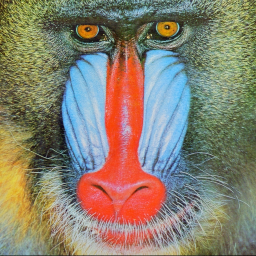
//> input picture mandrill.bmp, 256 x 256 px
$ ./Vision_Test   (built with g++ and OpenCV 4)
//> lines starting //> are read from the running program, lines starting //| are printed output that depends on the picture
### SaliencyFT.h
#ifndef _SALIENCY_FT_H_
#define _SALIENCY_FT_H_

#include "Data.h"
#include "GaussianBlur.h"

void SaliencyDetectionUsingFT(IplImage *inputImage, unsigned char *saliencyImage)
{
	int imageW = inputImage->width;
	int imageH = inputImage->height;

	memset(RED_FT, 0, sizeof(RED_FT));
	memset(GREEN_FT, 0, sizeof(GREEN_FT));
	memset(BLUE_FT, 0, sizeof(BLUE_FT));

	register int i, j;

	int index = 0;

	//RGB to LAB Color
	for(i=0; i<imageH; i++)
	{
		index = i*imageW;

		for(j=0; j<imageW; j++)
		{
			unsigned char red = (unsigned char)inputImage->imageData[(i*inputImage->widthStep)+j*3+2];
			unsigned char green = (unsigned char)inputImage->imageData[(i*inputImage->widthStep)+j*3+1];
			unsigned char blue = (unsigned char)inputImage->imageData[(i*inputImage->widthStep)+j*3+0];

			RED_FT[index+j] = SAT_UCHAR(red);
			GREEN_FT[index+j] = SAT_UCHAR(green);
			BLUE_FT[index+j] = SAT_UCHAR(blue);

		}
	}

	memset(LCOLOR_FT, 0, sizeof(LCOLOR_FT));
	memset(ACOLOR_FT, 0, sizeof(ACOLOR_FT));
	memset(BCOLOR_FT, 0, sizeof(BCOLOR_FT));

	int totalSize = IMAGE_SIZE;

	for(j=0; j<totalSize; j++)
	{
		int sR = RED_FT[j];
		int sG = GREEN_FT[j];
		int sB = BLUE_FT[j];

		float R = sR/255.0f;
		float G = sG/255.0f;
		float B = sB/255.0f;

		float r, g, b;

		if (R <= 0.04f)
		{
			r = R / 12.92f;
		}
		else
		{
			r = pow((R + 0.05f) / 1.05f, 2.4f);
		}


		if (G <= 0.04f)
		{
			g = G / 12.92f;
		}
		else
		{
			g = pow((G + 0.05f) / 1.05f, 2.4f);
		}

		if (B <= 0.04f)
		{
			b = B / 12.92f;
		}

		else
		{
			b = pow((B + 0.05f) / 1.05f, 2.4f);
		}

		float X = r * 0.41f + g * 0.35f + b * 0.18f;
		float Y = r * 0.21f + g * 0.71f + b * 0.07f;
		float Z = r * 0.01f + g * 0.11f + b * 0.95f;

		float epsilon = 0.008f;
		float kappa = 903.3f;

		float Xr = 0.95f;
		float Yr = 1.0f;
		float Zr = 1.08f;
		float factor = 0.33f;

		float xr = X / Xr;
		float yr = Y / Yr;
		float zr = Z / Zr;

		float fx, fy, fz;

		if (xr > epsilon)
		{
			fx = pow(xr, factor);
		}
		else
		{
			fx = (kappa * xr + 16.0f) / 116.0f;
		}

		if (yr > epsilon)
		{
			fy = pow(yr, factor);
		}
		else
		{
			fy = (kappa * yr + 16.0f) / 116.0f;
		}

		if (zr > epsilon)
		{
			fz = pow(zr, factor);
		}
		else
		{
			fz = (kappa * zr + 16.0f) / 116.0f;
		}

		LCOLOR_FT[j] = 116.0f * fy - 16.0f;
		ACOLOR_FT[j] = 500.0f * (fx - fy);
		BCOLOR_FT[j] = 200.0f * (fy - fz);

	}

	float sumL = 0.0f, sumA = 0.0f, sumB = 0.0f;
	float avgL = 0.0f, avgA = 0.0f, avgB = 0.0f;

	for(i=0; i<totalSize; i++)
	{
		sumL += LCOLOR_FT[i];
		sumA += ACOLOR_FT[i];
		sumB += BCOLOR_FT[i];
	}

	avgL = sumL/(float)totalSize;
	avgA = sumA/(float)totalSize;
	avgB = sumB/(float)totalSize;

	memset(SALIENCY_MAP_FT, 0, sizeof(SALIENCY_MAP_FT));

	memset(LCOLOR_SMOOTH_FT, 0, sizeof(LCOLOR_SMOOTH_FT));
	memset(ACOLOR_SMOOTH_FT, 0, sizeof(ACOLOR_SMOOTH_FT));
	memset(BCOLOR_SMOOTH_FT, 0, sizeof(BCOLOR_SMOOTH_FT));

	//Gaussian Blur
	GaussianBlurUsing3by3(LCOLOR_FT, LCOLOR_SMOOTH_FT, imageW, imageH);
	GaussianBlurUsing3by3(ACOLOR_FT, ACOLOR_SMOOTH_FT, imageW, imageH);
	GaussianBlurUsing3by3(BCOLOR_FT, BCOLOR_SMOOTH_FT,  imageW, imageH);

	//Saliency Map
	for(i=0; i<totalSize; i++)
	{
		SALIENCY_MAP_FT[i] = (LCOLOR_SMOOTH_FT[i]-avgL)*(LCOLOR_SMOOTH_FT[i]-avgL) +
							 (ACOLOR_SMOOTH_FT[i]-avgA)*(ACOLOR_SMOOTH_FT[i]-avgA) +
							 (BCOLOR_SMOOTH_FT[i]-avgB)*(BCOLOR_SMOOTH_FT[i]-avgB);
	}

	//Normalization
	float maxVal = 0.0f;
	float minVal = (1 << 30);

	for(i=0; i<totalSize; i++)
	{
		if( maxVal < SALIENCY_MAP_FT[i] )
		{
			maxVal = SALIENCY_MAP_FT[i];
		}

		if( minVal > SALIENCY_MAP_FT[i] )
		{
			minVal = SALIENCY_MAP_FT[i];
		}
	}

	float range = maxVal-minVal;

	if( 0 == range )
	{
		range = 1.0f;
	}

	for(i=0; i<totalSize; i++)
	{
		saliencyImage[i] = SAT_UCHAR(((255.0f*(SALIENCY_MAP_FT[i]-minVal))/range)+0.5f);
	}

}

#endif

### GaussianBlur.h
#ifndef _GAUSSIAN_BLUR_H_
#define _GAUSSIAN_BLUR_H_

#include "Param.h"

void GaussianBlurUsing3by3(const float *inImage, float *outImage, const int width, const int height)
{
	float tempImage[IMAGE_SIZE] = {0, };

	int index = 0;

	register int r, c, cc, rr;

	float kernel[3] = {1.0f, 2.0f, 1.0f};

	float kernelSum = 0.0f;

	float sum = 0.0f;

	for(r=0; r<height; r++)
	{
		for(c=0; c<width; c++)
		{
			kernelSum = 0.0f;
			sum = 0.0f;

			for(cc=-1; cc<=1; cc++)
			{
				if (((c + cc) >= 0) && ((c + cc) < width))
				{
					sum += inImage[r*width+(c+cc)] * kernel[1+cc];
					kernelSum += kernel[1+cc];
				}
			}

			tempImage[index] = sum/kernelSum;
			index++;
		}
	}


	index = 0;

	for(r=0; r<height; r++)
	{
		for(c=0; c<width; c++)
		{
			kernelSum = 0.0f;
			sum = 0.0f;

			for(rr=-1; rr<=1; rr++)
			{
				if (((r+rr) >= 0) && ((r+rr) < height))
				{
					sum += tempImage[(r+rr)*width+c]*kernel[1+rr];
					kernelSum += kernel[1+rr];
				}
			}

			outImage[index] = sum/kernelSum;
			index++;
		}
	}

}

#endif

### Data.h
#ifndef _DATA_H_
#define _DATA_H_

//1. MAXIMUM SYMMETRIC SURROUND SALIENCY DETECTION
//RGB Color
static unsigned char RED_MSS[IMAGE_SIZE] = {0, };
static unsigned char GREEN_MSS[IMAGE_SIZE] = {0, };
static unsigned char BLUE_MSS[IMAGE_SIZE] = {0, };

//LAB Color
static float LCOLOR_MSS[IMAGE_SIZE] = {0, };
static float ACOLOR_MSS[IMAGE_SIZE] = {0, };
static float BCOLOR_MSS[IMAGE_SIZE] = {0, };

//Smoothed LAB Color
static float LCOLOR_SMOOTH_MSS[IMAGE_SIZE] = {0, };
static float ACOLOR_SMOOTH_MSS[IMAGE_SIZE] = {0, };
static float BCOLOR_SMOOTH_MSS[IMAGE_SIZE] = {0, };

//LAB Color Integral Image
static float INTEGRAL_L_IMAGE_MSS[IMAGE_HEIGHT][IMAGE_WIDTH] = {0, };
static float INTEGRAL_A_IMAGE_MSS[IMAGE_HEIGHT][IMAGE_WIDTH] = {0, };
static float INTEGRAL_B_IMAGE_MSS[IMAGE_HEIGHT][IMAGE_WIDTH] = {0, };

//Result Saliency Image
static float SALIENCY_MAP_MSS[IMAGE_SIZE] = {0, };


//2. FREQUENCY TUNDED SALIENCY DETECTION
//RGB Color
static unsigned char RED_FT[IMAGE_SIZE] = {0, };
static unsigned char GREEN_FT[IMAGE_SIZE] = {0, };
static unsigned char BLUE_FT[IMAGE_SIZE] = {0, };

//LAB Color
static float LCOLOR_FT[IMAGE_SIZE] = {0, };
static float ACOLOR_FT[IMAGE_SIZE] = {0, };
static float BCOLOR_FT[IMAGE_SIZE] = {0, };

//Smoothed LAB Color
static float LCOLOR_SMOOTH_FT[IMAGE_SIZE] = {0, };
static float ACOLOR_SMOOTH_FT[IMAGE_SIZE] = {0, };
static float BCOLOR_SMOOTH_FT[IMAGE_SIZE] = {0, };

//Result Saliency Image
static float SALIENCY_MAP_FT[IMAGE_SIZE] = {0, };

#endif

### SaliencyMSS.h
#ifndef _SALIENCY_MSS_H_
#define _SALIENCY_MSS_H_

#include "Data.h"
#include "GaussianBlur.h"

void CreateIntegralImage(const float *inputImage, const int width, const int height, float integralImage[IMAGE_HEIGHT][IMAGE_WIDTH])
{

	register int i, j;

	int index = 0;

	for(j=0; j<height; j++)
	{
		float sumRow = 0.0f;

		for(i=0; i<width; i++)
		{
			sumRow += inputImage[index];
			index++;

			if(0 == j)
			{
				integralImage[j][i] = sumRow;
			}

			else
			{
				integralImage[j][i] = integralImage[j-1][i]+sumRow;
			}

		}

	}

}


float GetIntegralSum(const float integralImage[IMAGE_HEIGHT][IMAGE_WIDTH], const int& x1, const int& y1, const int& x2, const int& y2)
{
	float sum = 0.0f;

	if (x1-1<0 && y1-1<0)
	{
		sum = integralImage[y2][x2];
	}

	else if (x1-1<0)
	{
		sum = integralImage[y2][x2]-integralImage[y1-1][x2];
	}

	else if (y1-1<0)
	{
		sum = integralImage[y2][x2]-integralImage[y2][x1-1];
	}

	else
	{
		sum = integralImage[y2][x2]+integralImage[y1-1][x1-1]-integralImage[y1-1][x2]-integralImage[y2][x1-1];
	}

	return sum;

}


void SaliencyDetectionUsingMSS(IplImage *inputImage, unsigned char *saliencyImage)
{
	int imageW = inputImage->width;
	int imageH = inputImage->height;

	memset(RED_MSS, 0, sizeof(RED_MSS));
	memset(GREEN_MSS, 0, sizeof(GREEN_MSS));
	memset(BLUE_MSS, 0, sizeof(BLUE_MSS));

	register int i, j;

	int index = 0;

	//RGB to LAB Color
	for(i=0; i<imageH; i++)
	{
		index = i*imageW;

		for(j=0; j<imageW; j++)
		{
			unsigned char red = (unsigned char)inputImage->imageData[(i*inputImage->widthStep)+j*3+2];
			unsigned char green = (unsigned char)inputImage->imageData[(i*inputImage->widthStep)+j*3+1];
			unsigned char blue = (unsigned char)inputImage->imageData[(i*inputImage->widthStep)+j*3+0];

			RED_MSS[index+j] = SAT_UCHAR(red);
			GREEN_MSS[index+j] = SAT_UCHAR(green);
			BLUE_MSS[index+j] = SAT_UCHAR(blue);

		}
	}

	memset(LCOLOR_MSS, 0, sizeof(LCOLOR_MSS));
	memset(ACOLOR_MSS, 0, sizeof(ACOLOR_MSS));
	memset(BCOLOR_MSS, 0, sizeof(BCOLOR_MSS));

	int totalSize = IMAGE_SIZE;

	for(j=0; j<totalSize; j++)
	{
		int sR = RED_MSS[j];
		int sG = GREEN_MSS[j];
		int sB = BLUE_MSS[j];

		float R = sR/255.0f;
		float G = sG/255.0f;
		float B = sB/255.0f;

		float r, g, b;

		if (R <= 0.04f)
		{
			r = R / 12.92f;
		}
		else
		{
			r = pow((R + 0.05f) / 1.05f, 2.4f);
		}


		if (G <= 0.04f)
		{
			g = G / 12.92f;
		}
		else
		{
			g = pow((G + 0.05f) / 1.05f, 2.4f);
		}

		if (B <= 0.04f)
		{
			b = B / 12.92f;
		}

		else
		{
			b = pow((B + 0.05f) / 1.05f, 2.4f);
		}

		float X = r * 0.41f + g * 0.35f + b * 0.18f;
		float Y = r * 0.21f + g * 0.71f + b * 0.07f;
		float Z = r * 0.01f + g * 0.11f + b * 0.95f;

		float epsilon = 0.008f;
		float kappa = 903.3f;

		float Xr = 0.95f;
		float Yr = 1.0f;
		float Zr = 1.08f;
		float factor = 0.33f;

		float xr = X / Xr;
		float yr = Y / Yr;
		float zr = Z / Zr;

		float fx, fy, fz;

		if (xr > epsilon)
		{
			fx = pow(xr, factor);
		}
		else
		{
			fx = (kappa * xr + 16.0f) / 116.0f;
		}

		if (yr > epsilon)
		{
			fy = pow(yr, factor);
		}
		else
		{
			fy = (kappa * yr + 16.0f) / 116.0f;
		}

		if (zr > epsilon)
		{
			fz = pow(zr, factor);
		}
		else
		{
			fz = (kappa * zr + 16.0f) / 116.0f;
		}

		LCOLOR_MSS[j] = 116.0f * fy - 16.0f;
		ACOLOR_MSS[j] = 500.0f * (fx - fy);
		BCOLOR_MSS[j] = 200.0f * (fy - fz);

	}

	memset(LCOLOR_SMOOTH_MSS, 0, sizeof(LCOLOR_SMOOTH_MSS));
	memset(ACOLOR_SMOOTH_MSS, 0, sizeof(ACOLOR_SMOOTH_MSS));
	memset(BCOLOR_SMOOTH_MSS, 0, sizeof(BCOLOR_SMOOTH_MSS));

	//Gaussian Blur
	GaussianBlurUsing3by3(LCOLOR_MSS, LCOLOR_SMOOTH_MSS, imageW, imageH);
	GaussianBlurUsing3by3(ACOLOR_MSS, ACOLOR_SMOOTH_MSS, imageW, imageH);
	GaussianBlurUsing3by3(BCOLOR_MSS, BCOLOR_SMOOTH_MSS, imageW, imageH);

	memset(INTEGRAL_L_IMAGE_MSS, 0, sizeof(INTEGRAL_L_IMAGE_MSS));
	memset(INTEGRAL_A_IMAGE_MSS, 0, sizeof(INTEGRAL_A_IMAGE_MSS));
	memset(INTEGRAL_B_IMAGE_MSS, 0, sizeof(INTEGRAL_B_IMAGE_MSS));

	//Integral Image
	CreateIntegralImage(LCOLOR_MSS, imageW, imageH, INTEGRAL_L_IMAGE_MSS);
	CreateIntegralImage(ACOLOR_MSS, imageW, imageH, INTEGRAL_A_IMAGE_MSS);
	CreateIntegralImage(BCOLOR_MSS, imageW, imageH, INTEGRAL_B_IMAGE_MSS);

	memset(SALIENCY_MAP_MSS, 0, sizeof(SALIENCY_MAP_MSS));

	index = 0;

	//Saliency Map
	for(int j=0; j<imageH; j++)
	{
		int yoff = FIND_MIN(j, imageH-j);
		int y1 = FIND_MAX(j-yoff, 0);
		int y2 = FIND_MIN(j+yoff, imageH-1);

		for(int k=0; k<imageW; k++)
		{
			int xoff = FIND_MIN(k, imageW-k);
			int x1 = FIND_MAX(k-xoff, 0);
			int x2 = FIND_MIN(k+xoff, imageW-1);

			float area = (x2-x1+1)*(y2-y1+1);

			float lVal = GetIntegralSum(INTEGRAL_L_IMAGE_MSS, x1, y1, x2, y2) / area;
			float aVal = GetIntegralSum(INTEGRAL_A_IMAGE_MSS, x1, y1, x2, y2) / area;
			float bVal = GetIntegralSum(INTEGRAL_B_IMAGE_MSS, x1, y1, x2, y2) / area;

			SALIENCY_MAP_MSS[index] = (lVal - LCOLOR_SMOOTH_MSS[index]) * (lVal - LCOLOR_SMOOTH_MSS[index]) +
				                      (aVal - ACOLOR_SMOOTH_MSS[index]) * (aVal - ACOLOR_SMOOTH_MSS[index]) +
				                      (bVal - BCOLOR_SMOOTH_MSS[index]) * (bVal - BCOLOR_SMOOTH_MSS[index]);
			index++;

		}
	}


	//Normalization
	float maxVal = 0.0f;
	float minVal = (1 << 30);

	for(i=0; i<totalSize; i++)
	{
		if( maxVal < SALIENCY_MAP_MSS[i] )
		{
			maxVal = SALIENCY_MAP_MSS[i];
		}

		if( minVal > SALIENCY_MAP_MSS[i] )
		{
			minVal = SALIENCY_MAP_MSS[i];
		}
	}

	float range = maxVal-minVal;

	if( 0 == range )
	{
		range = 1.0f;
	}

	for(i=0; i<totalSize; i++)
	{
		saliencyImage[i] = SAT_UCHAR(((255.0f*(SALIENCY_MAP_MSS[i]-minVal))/range)+0.5f);
	}

}

#endif

### Util.h
#ifndef _UTIL_H_
#define _UTIL_H_

#define	SAT_UCHAR(x)	( (unsigned)x <= 255 ? x : x > 0 ? 255 : 0 )
#define FIND_MAX(a, b)	 (((a) > (b)) ? (a) : (b))
#define FIND_MIN(a, b)	 (((a) < (b)) ? (a) : (b))

// [20 lines left out: function ConvertIplImageToBuffer, not called in this run]

void ConvertBufferToIplImage(unsigned char *bufferImage, IplImage *image, int imageWidth, int imageHeight)
{
	register int i, j;

	for(i=0; i<imageHeight; i++)
	{
		for(j=0; j<imageWidth; j++)
		{
			image->imageData[i*image->widthStep+j] = bufferImage[i*imageWidth+j];
		}
	}

}

#endif

### Param.h
#ifndef _PARAM_H_
#define _PARAM_H_

//Input image size
static const int IMAGE_WIDTH = 256;
static const int IMAGE_HEIGHT = 256;
static const int IMAGE_SIZE = IMAGE_WIDTH*IMAGE_HEIGHT;


#endif

### Vision_Test.cpp
// Vision_Test.cpp : Defines the entry point for the console application.
//

#include "stdafx.h"

#include <cv.h>
#include <cxcore.h>
#include <highgui.h>

#include "Param.h"
#include "Util.h"
#include "SaliencyMSS.h"
#include "SaliencyFT.h"

int _tmain(int argc, _TCHAR* argv[])
{
	IplImage *iplInputImage = cvLoadImage("mandrill.bmp", CV_LOAD_IMAGE_COLOR);
//> iplInputImage is the input picture: 256 rows x 256 cols, CV_8UC3; mean B, G, R 112.1, 128.9, 136.5

	const int imageWidth = iplInputImage->width;
//> imageWidth = 256
	const int imageHeight = iplInputImage->height;
//> imageHeight = 256

	assert(imageWidth == IMAGE_WIDTH || imageHeight == IMAGE_HEIGHT || iplInputImage->nChannels == 3);

	unsigned char *outputMSSimage = (unsigned char *)malloc(sizeof(unsigned char)*imageWidth*imageHeight);
	IplImage *iplOutputMSSimage = cvCreateImage(cvSize(imageWidth, imageHeight), IPL_DEPTH_8U, 1);

	unsigned char *outputFTimage = (unsigned char *)malloc(sizeof(unsigned char)*imageWidth*imageHeight);
	IplImage *iplOutputFTimage = cvCreateImage(cvSize(imageWidth, imageHeight), IPL_DEPTH_8U, 1);

	//////////////////////////////////////////////////////////////////////////
	//Run Algorithm
	//Case 1: MAXIMUM SYMMETRIC SURROUND
	SaliencyDetectionUsingMSS(iplInputImage, outputMSSimage);
//> after the loop in SaliencyDetectionUsingMSS, `for(i=0; i<imageH; i++)`: RED_MSS = 65536 items
//> the loop in SaliencyDetectionUsingMSS, `for(j=0; j<totalSize; j++)` made 65536 passes
//> (sR, sG, sB, R, G, B, r, g) on passes 1 to 12: (118, 108, 49, 0.463, 0.424, 0.192, 0.179, 0.148), (74, 62, 22, 0.29, 0.243, 0.0863, 0.0669, 0.0468), (107, 94, 48, 0.42, 0.369, 0.188, 0.145, 0.11), (67, 49, 27, 0.263, 0.192, 0.106, 0.0547, 0.0296), (87, 74, 44, 0.341, 0.29, 0.173, 0.0935, 0.0669), (106, 98, 54, 0.416, 0.384, 0.212, 0.142, 0.12), (119, 104, 56, 0.467, 0.408, 0.22, 0.182, 0.136), (107, 95, 41, 0.42, 0.373, 0.161, 0.145, 0.113), (159, 150, 77, 0.624, 0.588, 0.302, 0.345, 0.303), (94, 85, 42, 0.369, 0.333, 0.165, 0.11, 0.0891), (77, 65, 42, 0.302, 0.255, 0.165, 0.0726, 0.0514), (84, 77, 45, 0.329, 0.302, 0.176, 0.0869, 0.0726)
//> (sR, sG, sB, R) on pass 36: (130, 132, 68, 0.51)

	//Case 2: Frequency-tuned
	SaliencyDetectionUsingFT(iplInputImage, outputFTimage);

	//Save result image
	ConvertBufferToIplImage(outputMSSimage, iplOutputMSSimage, imageWidth, imageHeight);
//> after the loop in ConvertBufferToIplImage, `for(i=0; i<imageHeight; i++)`:
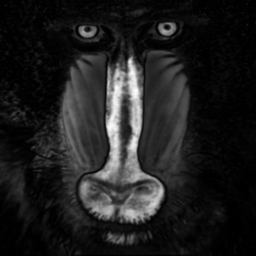
//> image: 256 rows x 256 cols, CV_8UC1; min 0, max 255, mean 30.6
	cvSaveImage("SaliencyMSS.bmp", iplOutputMSSimage);

	ConvertBufferToIplImage(outputFTimage, iplOutputFTimage, imageWidth, imageHeight);
//> call 2 of ConvertBufferToIplImage, with imageWidth = 256, imageHeight = 256
//> after the loop in ConvertBufferToIplImage (call 2), `for(i=0; i<imageHeight; i++)`:
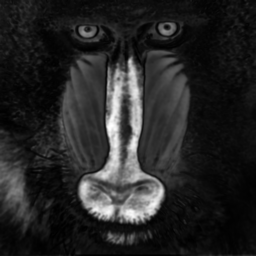
//> image: 256 rows x 256 cols, CV_8UC1; min 0, max 255, mean 37.7
	cvSaveImage("SaliencyFT.bmp", iplOutputFTimage);
	//////////////////////////////////////////////////////////////////////////

	cvReleaseImage(&iplOutputMSSimage);
	free(outputMSSimage);

	cvReleaseImage(&iplOutputFTimage);
	free(outputFTimage);

	printf("\n");
	printf("Press enter for exit!\n");

	getchar();

	return 0;
}
